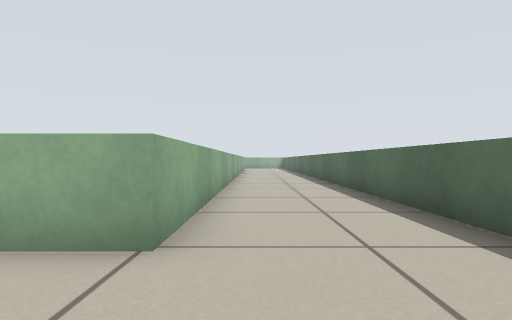
view 1 (above)

21 first-person views from a walk through a Stage world. The camera is 0.39 m above the floor, looks level and sees 75° across. Floor lines are 1 m apart. The floor is counted in squares, 0.5 m on a side. Each view is taken from the middle of a square. On the plan, view 1 faces up. The plan holds only what a view shows up to about 11 squares ahead; the rest is blank. The place goes on beyond the plan. The robots in the file are not drawn.

view 2
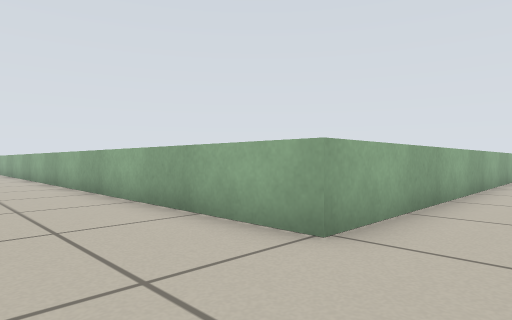

view 3
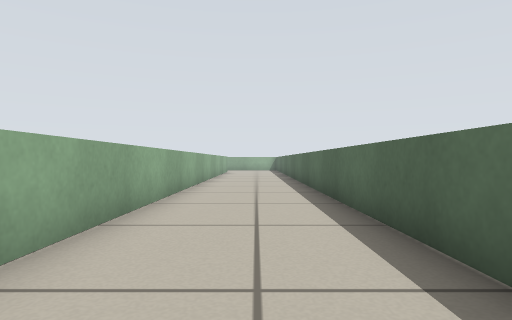

view 4
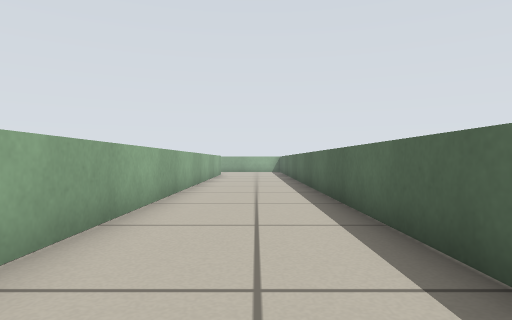

view 5
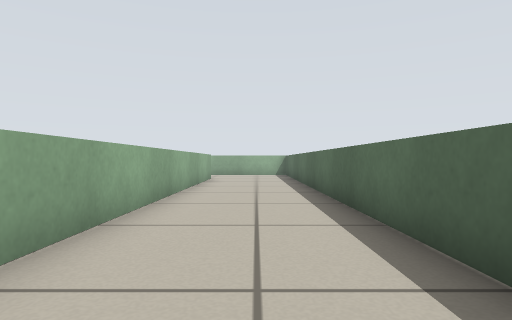

view 6
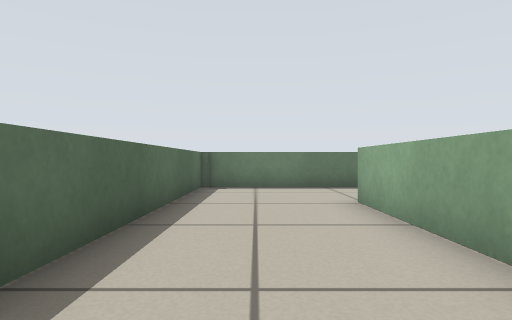

view 7
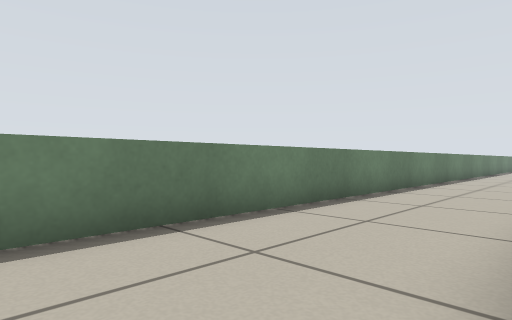

view 8
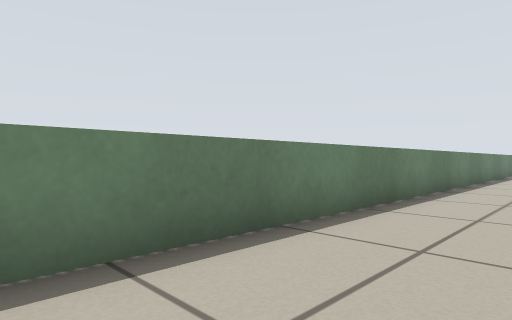

view 9
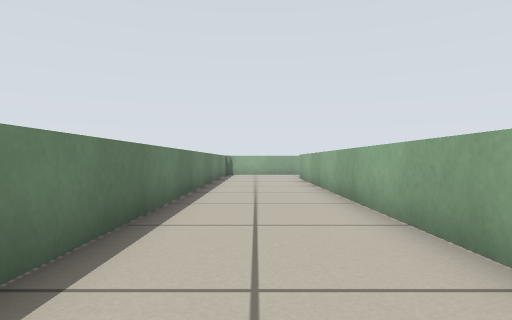

view 10
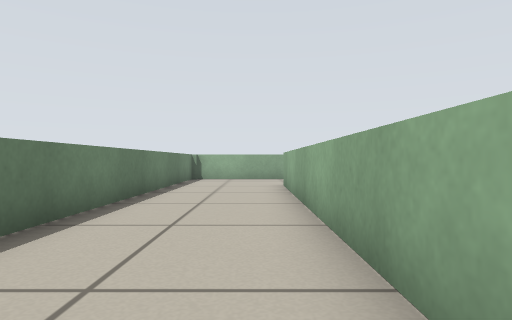

view 11
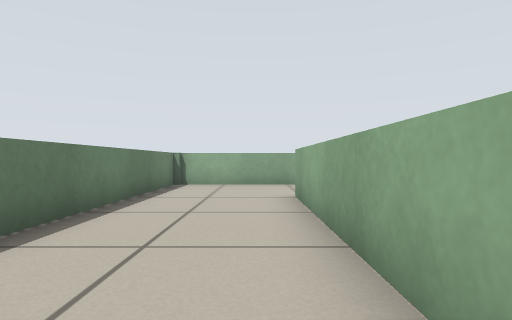

view 12
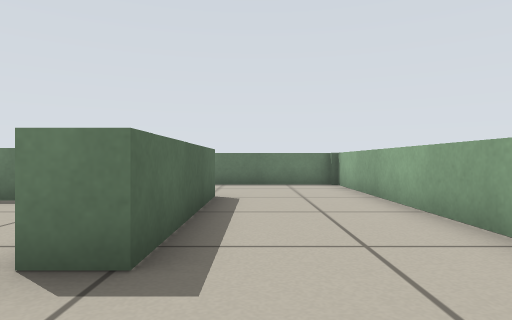

view 13
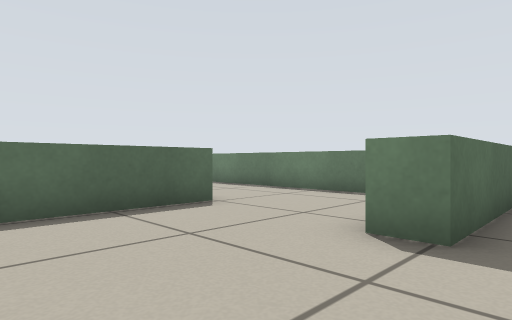

view 14
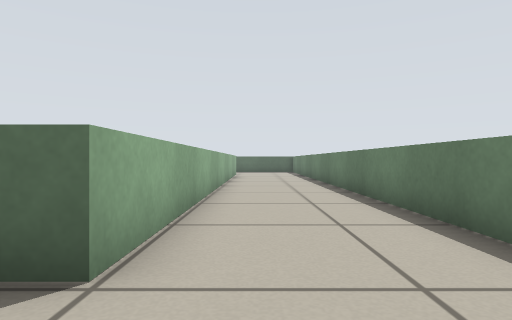

view 15
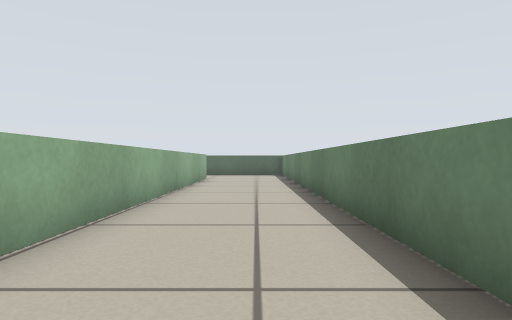

view 16
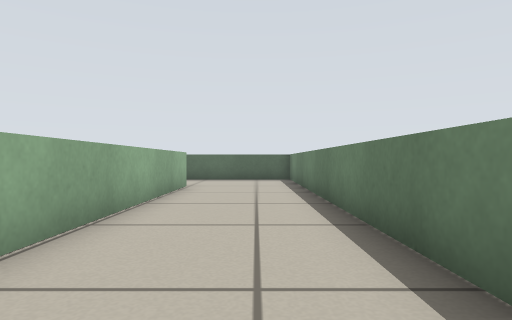

view 17
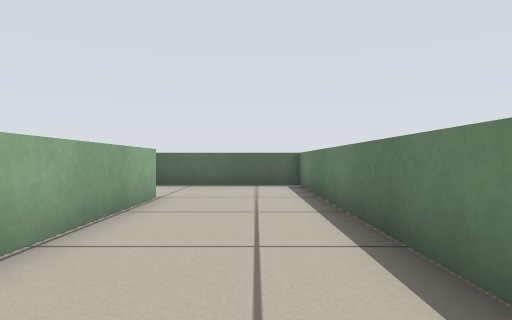

view 18
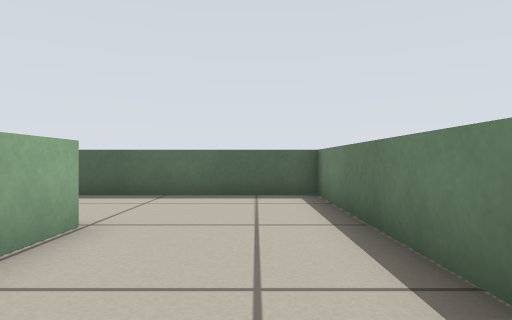

view 19
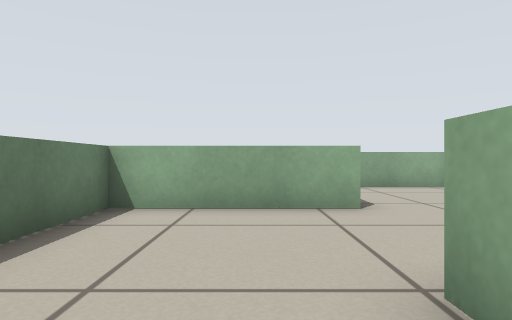

view 20
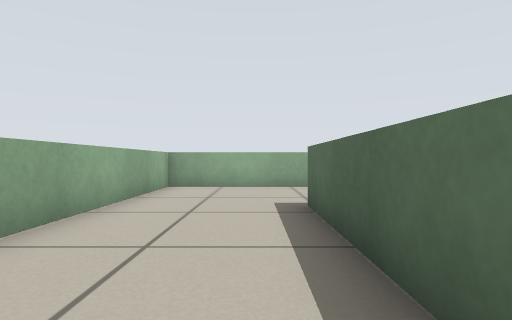

view 21
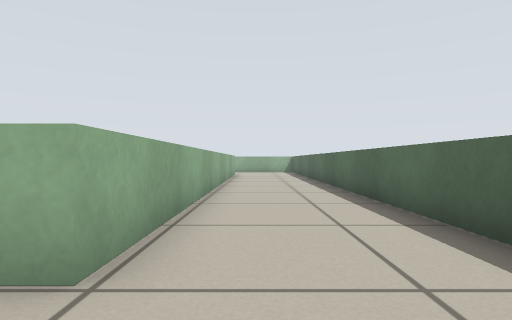

### Floor plan
Points are (right, up) in squares from view 1. A wall is a line through its corners. A room is listed if a view was taken in it or the views show most of it. See-through windows are left out.
Room 1 (views 1, 2, 3, 4, 5, 6, 7, 8, 9, 10, 11, 12, 13, 20)
walls: (-13.4, 2.8) (-25.1, 2.8) (-25.1, 7.7) (-24.3, 7.7) (-24.3, 6.5); (-20.9, 7.1) (-20.9, 10.4); (-24.5, 11.7) (-28.6, 11.7) (-28.6, -0.6) (2.6, -0.6) (2.6, 20.5); (-0.9, 20.5) (-0.9, 2.8) (-11.8, 2.8)
ways out: opening at (-22.5, 7) to room 2
Room 2 (views 14, 15, 16, 17, 18, 19, 21)
walls: (-5.1, 15.8) (-5.1, 7.1) (-20.9, 7.1); (-24.3, 6.5) (-24.3, 3.6) (-1.7, 3.6) (-1.7, 16)
ways out: opening at (-22.5, 7) to room 1

Positions as (right, up) in squares from view 1, and headings:
1: (0, 0), facing up
2: (1, 0), facing up-left
3: (1, 5), facing up
4: (1, 9), facing up
5: (1, 13), facing up
6: (1, 9), facing down
7: (1, 3), facing down-left
8: (-6, 2), facing down-left
9: (-11, 1), facing left
10: (-15, 2), facing left
11: (-18, 2), facing left
12: (-26, 10), facing down
13: (-26, 11), facing down-right
14: (-23, 6), facing right
15: (-19, 5), facing right
16: (-15, 5), facing right
17: (-12, 5), facing right
18: (-9, 5), facing right
19: (-19, 6), facing left
20: (-26, 2), facing up
21: (-4, 5), facing up
